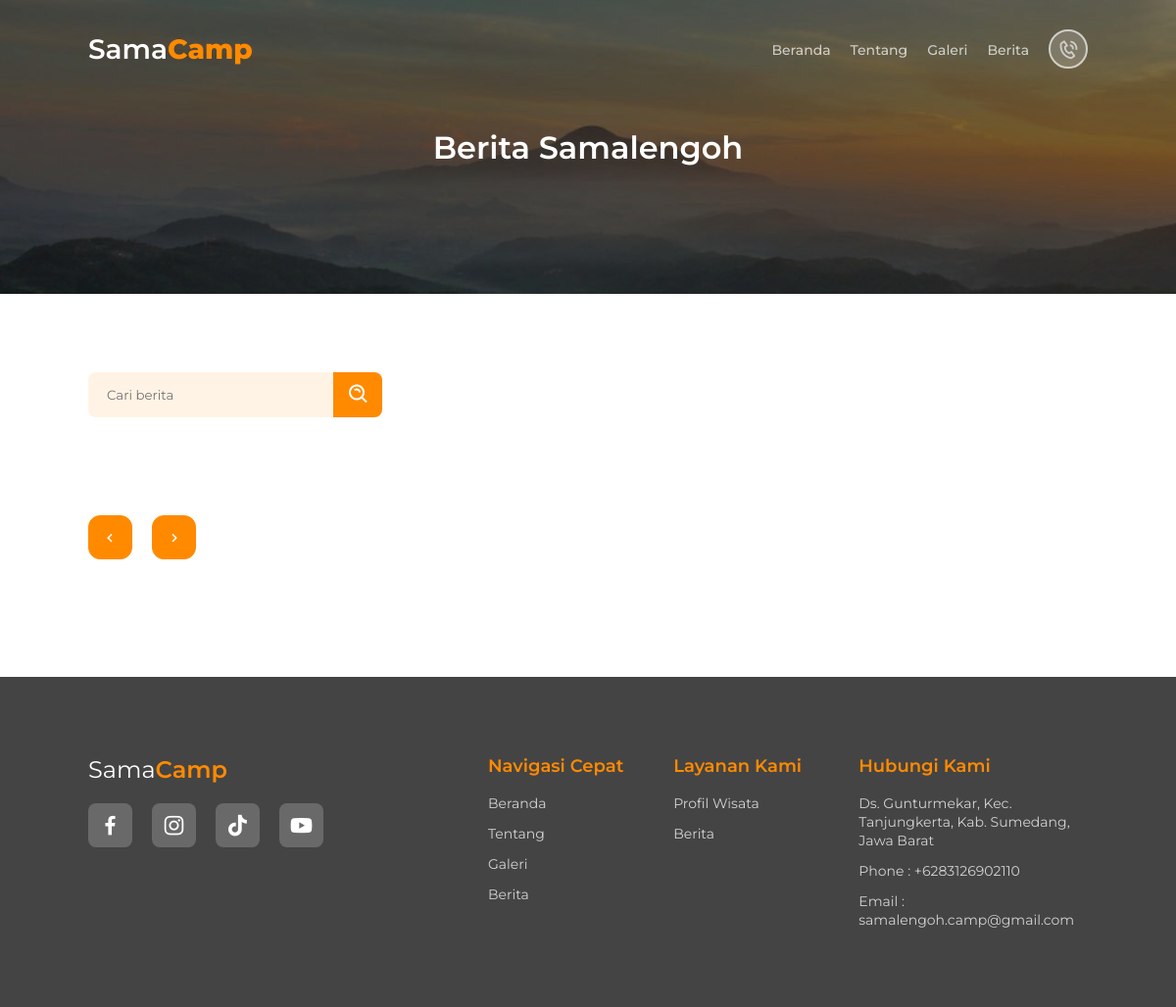
Page /public/search.php?page=2 on the earlier database version.
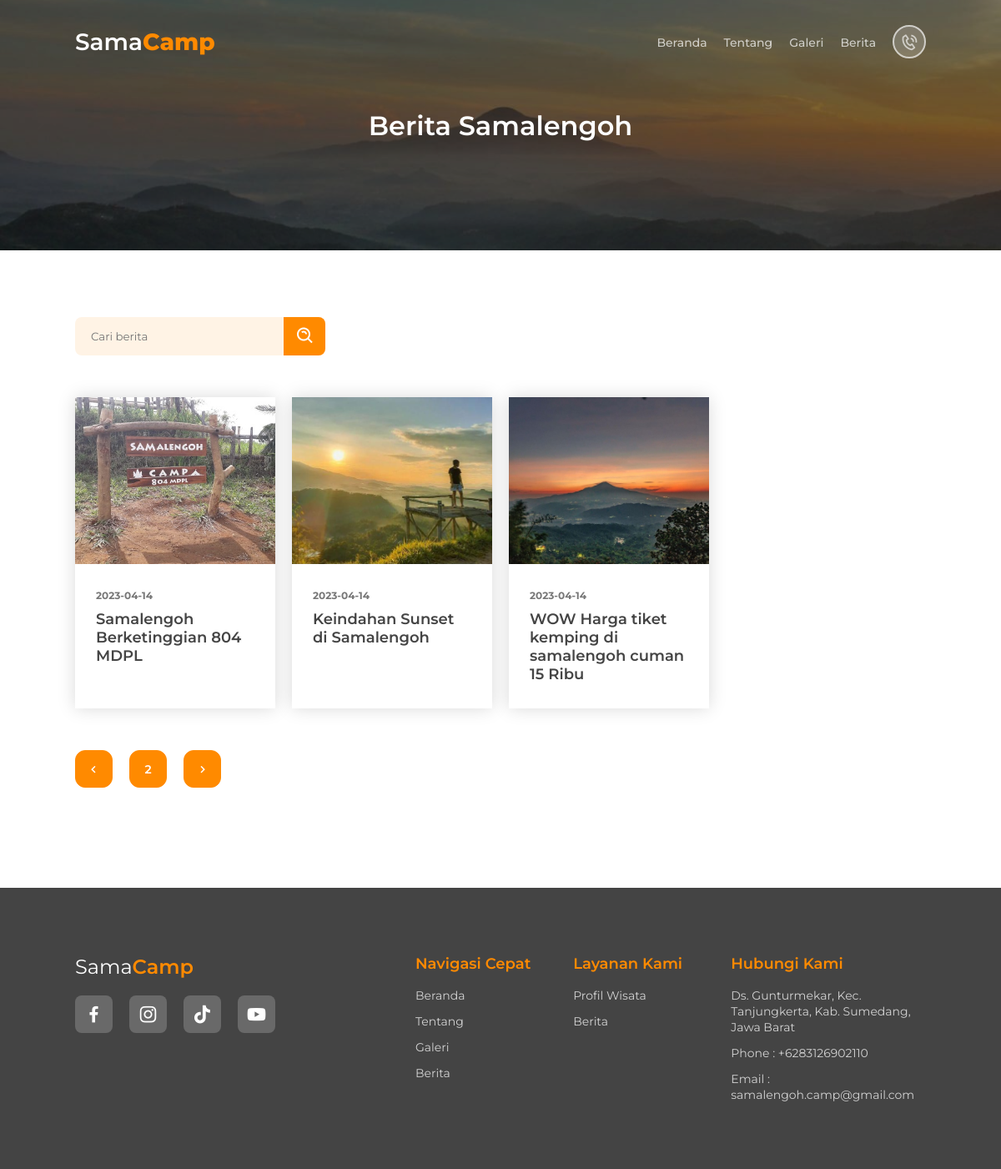
Same page on the later database version.
### tables this page shows
CREATE TABLE `article` (
  `id_article` int(11) NOT NULL,
  `title` text NOT NULL,
  `description` text NOT NULL,
  `image` text NOT NULL,
  `img_src` varchar(111) NOT NULL,
  `date` date NOT NULL,
  `writer_name` text NOT NULL,
  `keyword` text NOT NULL,
  `slug` varchar(1111) NOT NULL
);

### public/search.php (the view, shortened to what the changed rows need)
<?php
include '../admin/core/conn.php';
$perPage = 8;
$page = isset($_GET["page"]) ? (int)$_GET["page"] : 1;
$start = ($page > 1) ? ($page * $perPage) - $perPage : 0;
if (isset($_GET['q'])) {
    $q = $_GET['q'];
    $show = mysqli_query($conn, "SELECT * FROM article WHERE title LIKE '%" . $q . "%' ORDER BY id_article  DESC LIMIT $start, $perPage");
    $all = mysqli_query($conn, "SELECT * FROM article  WHERE title LIKE '%" . $q . "%'");
} else {
    $show = mysqli_query($conn, "SELECT * FROM article ORDER BY id_article DESC LIMIT $start, $perPage");
    $all = mysqli_query($conn, "SELECT * FROM article");
}
$total = mysqli_num_rows($all);
$pages = ceil($total / $perPage);
$jumlahLink = 2;
$start_num = $page;
if ($page < ($pages - $jumlahLink)) {
    $end_num = $page + $jumlahLink;
} else {
    $end_num = $pages;
}
?>
<!DOCTYPE html>
<html lang="en">
<head>
    <link rel="stylesheet" href="../assets/css/style.css">
    <link href='https://unpkg.com/boxicons@2.1.4/css/boxicons.min.css' rel='stylesheet'>
</head>
<body>
    <div class="wrapper">
        <header class="page-header">
            <div class="header-content">
                <div class="header-title">
                    <h2>Berita Samalengoh</h2>
                </div>
            </div>
        </header>
        <section>
            <div class="container">
                <div class="news-page-wrapper">
                    <?php if ($total === 0) : ?>
                        <div class="null-alert">
                            <div class="img-box">
                                <img src="../assets/icon/not-found.gif" alt="">
                            </div>
                            <h2>Tidak ada berita dengan keyword <span>"<?= $_GET['q'] ?? '' ?>"</span></h2>
                        </div>
                    <?php else : ?>
                        <?php
                        while ($data = mysqli_fetch_assoc($show)) :
                        ?>
                            <div class="news-card">
                                <div class="img">
                                    <a href="artikel/<?= $data['id_article'] ?>/<?= $data['slug'] ?>" class="news-link"></a>
                                    <img src="../assets/img/<?= $data['image'] ?>">
                                </div>
                                <div class="desc">
                                    <h6><?= $data['date'] ?></h6>
                                    <a href="artikel/<?= $data['id_article'] ?>/<?= $data['slug'] ?>" class="title_link">
                                        <h4><?= $data['title'] ?></h4>
                                    </a>
                                </div>
                            </div>
                        <?php endwhile; ?>
                    <?php endif; ?>
                </div>
                <div class="pagination">
                    <?php for ($i = $start_num; $i <= $end_num; $i++) : ?>
                        <?php if ($i == $page) : ?>
                            <div class="page active"><a href="?page=<?php echo $i ?>"><?php echo $i ?></a></div>
                        <?php else : ?>
                            <div class="page"><a href="?page=<?php echo $i ?>"><?php echo $i ?></a></div>
                        <?php endif; ?>
                    <?php endfor; ?>
                </div>
            </div>
        </section>
    </div>
</body>
</html>

Differences in the rows shown:
added article: image (picture), date "2023-04-14", title "Samalengoh Berketinggian 804 MDPL"
now on this page (row edited): article: image (picture), date "2023-04-14", title "Keindahan Sunset di Samalengoh"
now on this page (row edited): article: image (picture), date "2023-04-14", title "WOW Harga tiket kemping di samalengoh cuman 15 Ribu"
Other differences:
new list line: "2"
